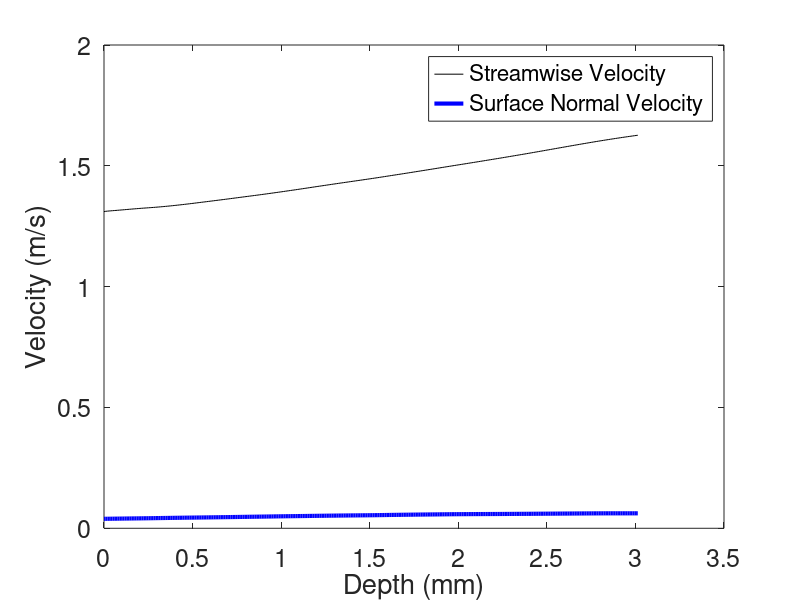
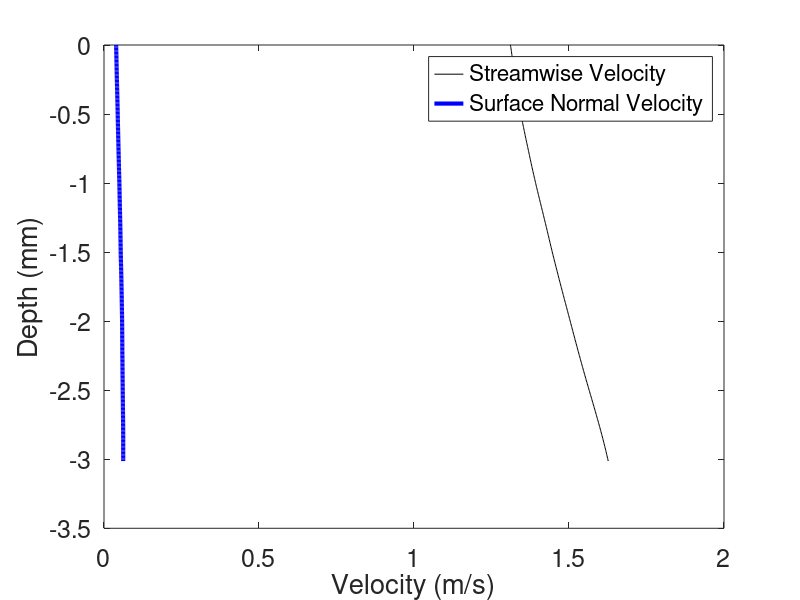
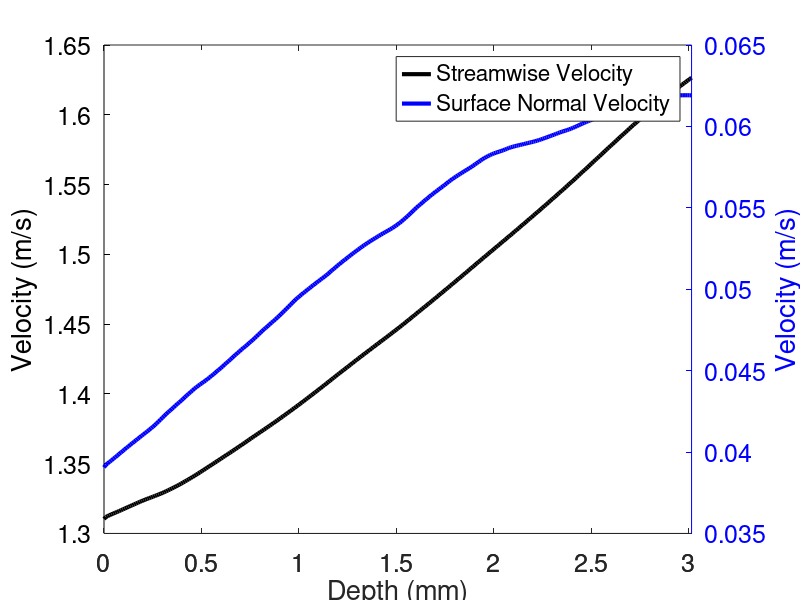

Write MATLAB code to recreate these figures, in order. (Note: this script raises an error after producing the figures.)
clc
clear all
close all
%format long

%%%%Arrays of Temporally Averaged Velocities over 100 Frames
av_u_tot_100=textread('av_u_tot_100.txt','','delimiter',',');
av_v_tot_100=textread('av_v_tot_100.txt','','delimiter',',');

%%%%Performing Spacial Average over 1200 columns-->u_bar & v_bar
u_bar=mean(av_u_tot_100,1);
v_bar=mean(av_v_tot_100,1);

%%%%Plotting Mean Velocities
index=1:313;
coord=(index-1)*0.00965779;

figure
plot(coord,u_bar,'k',coord,v_bar,'b','LineWidth',3)
xlabel('Depth (mm)')
ylabel('Velocity (m/s)')
legend('Streamwise Velocity','Surface Normal Velocity')
set(gca,'fontsize',18)
figure
plot(u_bar,-coord,'k',v_bar,-coord,'b','LineWidth',3)
xlabel('Velocity (m/s)')
ylabel('Depth (mm)')
set(gca,'fontsize',18)
legend('Streamwise Velocity','Surface Normal Velocity')


figure
[vAxis,hLine1,hLine2]=plotyy(coord,u_bar,coord,v_bar)
xlabel('Depth (mm)')
ylabel(vAxis(1),'Velocity (m/s)');
ylabel(vAxis(2),'Velocity (m/s)');
legend('Streamwise Velocity','Surface Normal Velocity')
set(hLine1,'linewidth',3)
set(hLine1,'color','k')
set(hLine2,'linewidth',3)
set(hLine2,'color','b')
set(vAxis(1),'Ycolor','k')
set(vAxis(2),'Ycolor','b')
set(gca,'fontsize',18)
set(vAxis(2),'fontsize',18)

figure
xlabels{1}='Velocity (m/s)';
xlabels{2}='Velocity (m/s)';
ylabels{1}='Depth (mm)';
ylabels{2}='Depth (mm)';
[vAxis,hLine1,hLine2]=plotxx(u_bar,-coord,v_bar,-coord,xlabels,ylabels)
legend('Streamwise Velocity','Surface Normal Velocity')
set(hLine1,'linewidth',3)
set(hLine1,'color','k')
set(hLine2,'linewidth',3)
set(hLine2,'color','r')
set(vAxis(1),'Ycolor','k')
set(vAxis(2),'Ycolor','r')
set(gca,'fontsize',18)
set(vAxis,'fontsize',18)

figure
plot(coord,u_bar,'k','LineWidth',3)
xlabel('Depth (mm)')
ylabel('Velocity (m/s)')
set(gca,'fontsize',18)
figure
plot(u_bar,-coord,'k','LineWidth',3)
xlabel('Velocity (m/s)')
ylabel('Depth (mm)')
set(gca,'fontsize',18)

figure
plot(coord,v_bar,'k','LineWidth',3)
xlabel('Depth (mm)')
ylabel('Velocity (m/s)')
set(gca,'fontsize',18)
figure
plot(v_bar,-coord,'k','LineWidth',3)
xlabel('Velocity (m/s)')
ylabel('Depth (mm)')
set(gca,'fontsize',18)

%%%%Spacial, Temporal Average Over 100 Frames Calculating RMS
%%%%Importing
u_RMS_100=textread('u_RMS_100.txt','','delimiter',',');
v_RMS_100=textread('v_RMS_100.txt','','delimiter',',');
u_RMS=mean(u_RMS_100,1);
v_RMS=mean(v_RMS_100,1);

%%%%Plotting RMS

figure
plot(coord,u_RMS,'k',coord,v_RMS,'b','LineWidth',3)
xlabel('Depth (mm)')
ylabel('RMS Velocity')
legend('RMS Streamwise Velocity','RMS Surface Normal Velocity')
set(gca,'fontsize',18)
figure
plot(u_RMS,-coord,'k',v_RMS,-coord,'b','LineWidth',3)
xlabel('RMS Velocity')
ylabel('Depth (mm)')
set(gca,'fontsize',18)
legend('RMS Streamwise Velocity','RMS Surface Normal Velocity')


figure
[vAxis,hLine1,hLine2]=plotyy(coord,u_RMS,coord,v_RMS)
xlabel('Depth (mm)')
ylabel(vAxis(1),'RMS Velocity');
ylabel(vAxis(2),'RMS Velocity');
legend('RMS Streamwise Velocity','RMS Surface Normal Velocity')
set(hLine1,'linewidth',3)
set(hLine1,'color','k')
set(hLine2,'linewidth',3)
set(hLine2,'color','b')
set(vAxis(1),'Ycolor','k')
set(vAxis(2),'Ycolor','b')
set(gca,'fontsize',18)
set(vAxis(2),'fontsize',18)

figure
xlabels1{1}='RMS Velocity';
xlabels1{2}='RMS Velocity';
ylabels1{1}='Depth (mm)';
ylabels1{2}='Depth (mm)';
[vAxis,hLine1,hLine2]=plotxx(u_RMS,-coord,v_RMS,-coord,xlabels1,ylabels1)
legend('RMS Streamwise Velocity','RMS Surface Normal Velocity')
set(hLine1,'linewidth',3)
set(hLine1,'color','k')
set(hLine2,'linewidth',3)
set(hLine2,'color','r')
set(vAxis(1),'Ycolor','k')
set(vAxis(2),'Ycolor','r')
set(gca,'fontsize',18)
set(vAxis,'fontsize',18)

figure
plot(coord,u_RMS,'k','LineWidth',3)
xlabel('Depth (mm)')
ylabel('RMS Velocity')
set(gca,'fontsize',18)
figure
plot(u_RMS,-coord,'k','LineWidth',3)
xlabel('RMS Velocity')
ylabel('Depth (mm)')
set(gca,'fontsize',18)

figure
plot(coord,v_RMS,'k','LineWidth',3)
xlabel('Depth (mm)')
ylabel('RMS Velocity')
set(gca,'fontsize',18)
figure
plot(v_RMS,-coord,'k','LineWidth',3)
xlabel('RMS Velocity')
ylabel('Depth (mm)')
set(gca,'fontsize',18)
